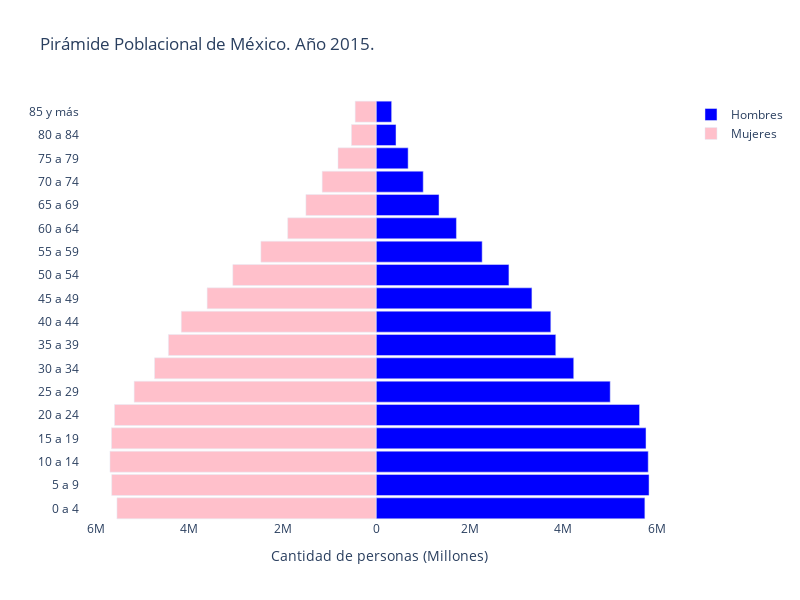

The cell this chart's notebook holds for it:
### Code cell
# Graficando la pirámide poblacional...
def graficar_piramide(filtro_anio): # , filtro_entidad

    df_pob_graf = (df_piramides.loc[(df_piramides["AÑO"] == filtro_anio) & (df_piramides["ENTIDAD"] == "República Mexicana"), ["GRUPO", "SEXO", "POBLACION"]].groupby(["GRUPO", "SEXO"]).sum())

    
    edad = list(grupos_etarios.values())
    hombres = [df_pob_graf["POBLACION"][grupos]["Hombres"] for grupos in grupos_etarios.values()]
    mujeres = [df_pob_graf["POBLACION"][grupos]["Mujeres"] for grupos in grupos_etarios.values()]

    # Crear la figura
    fig = go.Figure()

    # Barras para hombres
    fig.add_trace(go.Bar(
        y=edad,
        x=hombres,
        orientation='h',
        name='Hombres',
        marker=dict(color='blue'),
    ))

    # Barras para mujeres con valores negativos para invertir el eje y
    fig.add_trace(go.Bar(
        y=edad,
        x=[-x for x in mujeres],
        orientation='h',
        name='Mujeres',
        marker=dict(color='pink'),
    ))

    # Personalizar diseño y diseño de la figura
    fig.update_layout(
        title= f'Pirámide Poblacional de México. Año {filtro_anio}.',
        barmode='overlay',
        bargap=0.1,
        #paper_bgcolor='white',
        plot_bgcolor='white',  # Sin fondo

        xaxis=dict(
            tickmode='array',
            title="Cantidad de personas (Millones)",
            tickvals=[-6000000, -4000000, -2000000, 0,2000000,4000000,6000000],
            ticktext=["6M", "4M","2M", "0", "2M", "4M","6M"],
            showgrid=False,
        ),

        yaxis=dict(
            tickmode='array',
            tickvals=list(range(len(edad))),
            ticktext=edad,
            showgrid=False,
        ),
        width=800,  # Ancho de la figura
        height=600,  # Altura de la figura
    )

    # Mostrar la figura
    fig.show()
    
# Luego hacerlo por entidades también... filtro_entidad = df_piramides["ENTIDAD"].unique()
widgets.interact(graficar_piramide, filtro_anio = df_piramides["AÑO"].unique())

### Figure 1 — Plotly figure (JSON) as saved in the notebook; plotly's stock layout.template omitted (floating-point values rounded to 4 significant figures)
{"data": [{"marker": {"color": "blue"}, "name": "Hombres", "orientation": "h", "type": "bar", "x": [5748190, 5837521, 5820057, 5772464, 5634166, 5007049, 4226569, 3842628, 3736479, 3332399, 2840610, 2268314, 1717850, 1345608, 1007671, 684722, 425314, 332027], "y": ["0 a 4", "5 a 9", "10 a 14", "15 a 19", "20 a 24", "25 a 29", "30 a 34", "35 a 39", "40 a 44", "45 a 49", "50 a 54", "55 a 59", "60 a 64", "65 a 69", "70 a 74", "75 a 79", "80 a 84", "85 y más"]}, {"marker": {"color": "pink"}, "name": "Mujeres", "orientation": "h", "type": "bar", "x": [-5543337, -5655389, -5692796, -5660128, -5595657, -5175469, -4739481, -4442647, -4167185, -3614605, -3065020, -2464617, -1891079, -1501775, -1154010, -815433, -528049, -448501], "y": ["0 a 4", "5 a 9", "10 a 14", "15 a 19", "20 a 24", "25 a 29", "30 a 34", "35 a 39", "40 a 44", "45 a 49", "50 a 54", "55 a 59", "60 a 64", "65 a 69", "70 a 74", "75 a 79", "80 a 84", "85 y más"]}], "layout": {"bargap": 0.1, "barmode": "overlay", "height": 600, "plot_bgcolor": "white", "title": {"text": "Pirámide Poblacional de México. Año 2015."}, "width": 800, "xaxis": {"showgrid": false, "tickmode": "array", "ticktext": ["6M", "4M", "2M", "0", "2M", "4M", "6M"], "tickvals": [-6000000, -4000000, -2000000, 0, 2000000, 4000000, 6000000], "title": {"text": "Cantidad de personas (Millones)"}}, "yaxis": {"showgrid": false, "tickmode": "array", "ticktext": ["0 a 4", "5 a 9", "10 a 14", "15 a 19", "20 a 24", "25 a 29", "30 a 34", "35 a 39", "40 a 44", "45 a 49", "50 a 54", "55 a 59", "60 a 64", "65 a 69", "70 a 74", "75 a 79", "80 a 84", "85 y más"], "tickvals": [0, 1, 2, 3, 4, 5, 6, 7, 8, 9, 10, 11, 12, 13, 14, 15, 16, 17]}}}
